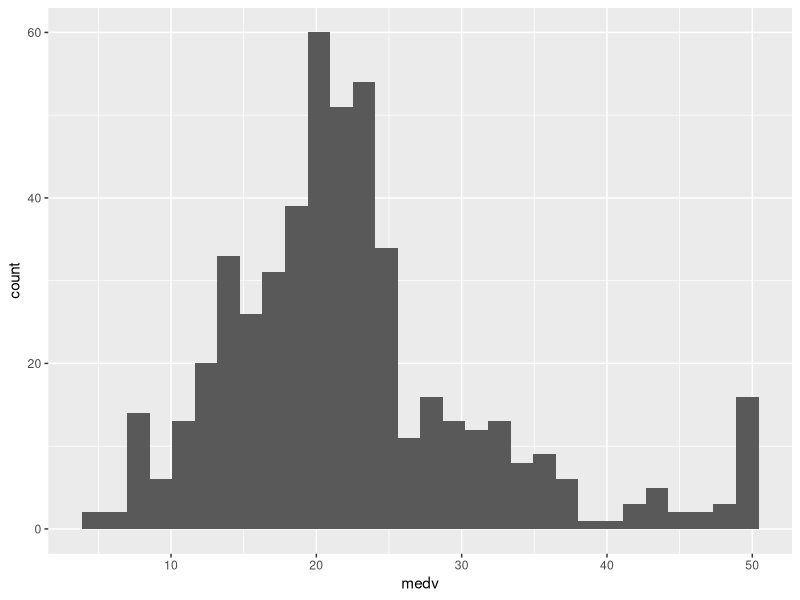
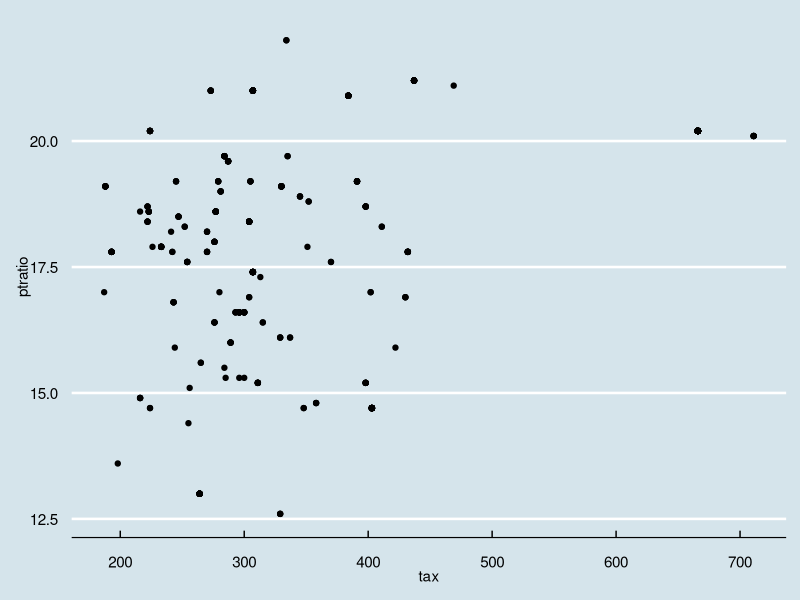

Source code (R) for these figures, in order:
## ---- chunk 1
N = 400
X = 230

phat = X/N
s2 = phat * (1-phat)
lower = phat-1.96*sqrt(s2/N)  
upper = phat+1.96*sqrt(s2/N) 
## ---- chunk 2
lower = phat-2.58*sqrt(s2/400)  
upper = phat+2.58*sqrt(s2/400) 
## ---- chunk 3
N = 10000
n = 27
ybar_store = c()
for(i in 1:N){
  # sample from N(6,9) with a sample size n=27
  # store the sample mean
}
# calculate the proportion that the sample mean is less than 10. 
## ---- chunk 4
pnorm(2/sqrt(9/27))
## ---- chunk 5
N = 10000
n = 27
ymean = 6
ysd = sqrt(9)
ybar_store = c()

for(i in 1:N){
  # sample from N(8,4) with a sample size n=27
  # store the sample mean
  y = rnorm(27, mean = ymean, sd = ysd)
  ybar = mean(y)
  ybar_store = c(ybar_store,ybar)
}
# calculate the proportion that the sample mean is less than 8. 
p = sum(ybar_store<8)/N
p

## ---- chunk 6
library(MASS)
library(ggplot2)
library(tidyverse)
library(magrittr)
library(ggthemes)
data = Boston
## a. (note: you need to place variable names inside aes().)
# ggplot(data=data)+geom_histogram(aes(x))
## ---- chunk 7
ggplot(data=data)+geom_histogram(aes(medv))
## ---- chunk 8
mean(data$medv)
median(data$medv)
min(data$medv)
max(data$medv)
## ---- chunk 9
data %>% group_by(chas) %>% summarize(mean(medv))
## ---- chunk 10
ggplot(data=data)+geom_point(aes(tax,ptratio))+theme_economist()
## ---- chunk 11
cor(data$ptratio,data$tax)
## ---- chunk 12
data %<>% mutate(crim_binary = ifelse(crim>=median(crim),1,0))
## ---- chunk 13
data %>% group_by(crim_binary) %>% summarize(var(medv))
## ---- chunk 14
var.test(x=data$medv[data$crim_binary==0],y=data$medv[data$crim_binary==1])
